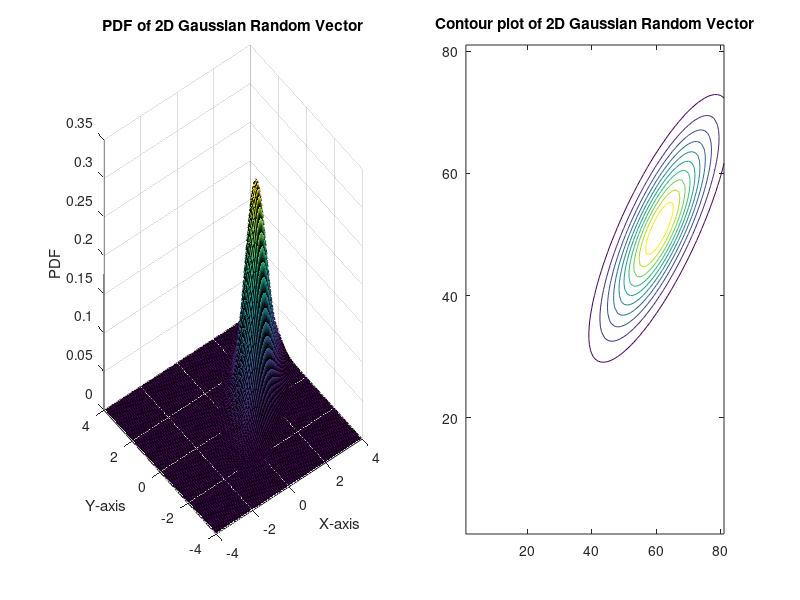

This chart was generated by the following MATLAB code:
% Define mean and covariance matrix
mu = [2 1];                  % Mean vector
sigma = [1 0.8; 0.8 1];      % Covariance matrix

% Create a grid of points
[x, y] = meshgrid(-4:0.1:4, -4:0.1:4);
xy = [x(:) y(:)];

% Calculate the PDF values for each point in the grid
pdf_values = mvnpdf(xy, mu, sigma);

% Reshape the PDF values to match the grid size
pdf_matrix = reshape(pdf_values, size(x));

% Plot the PDF surface
figure;
subplot(1,2,1)
surf(x, y, pdf_matrix);
title('PDF of 2D Gaussian Random Vector');
xlabel('X-axis');
ylabel('Y-axis');
zlabel('PDF');
subplot(1,2,2)
contour(pdf_matrix);
title('Contour plot of 2D Gaussian Random Vector')
